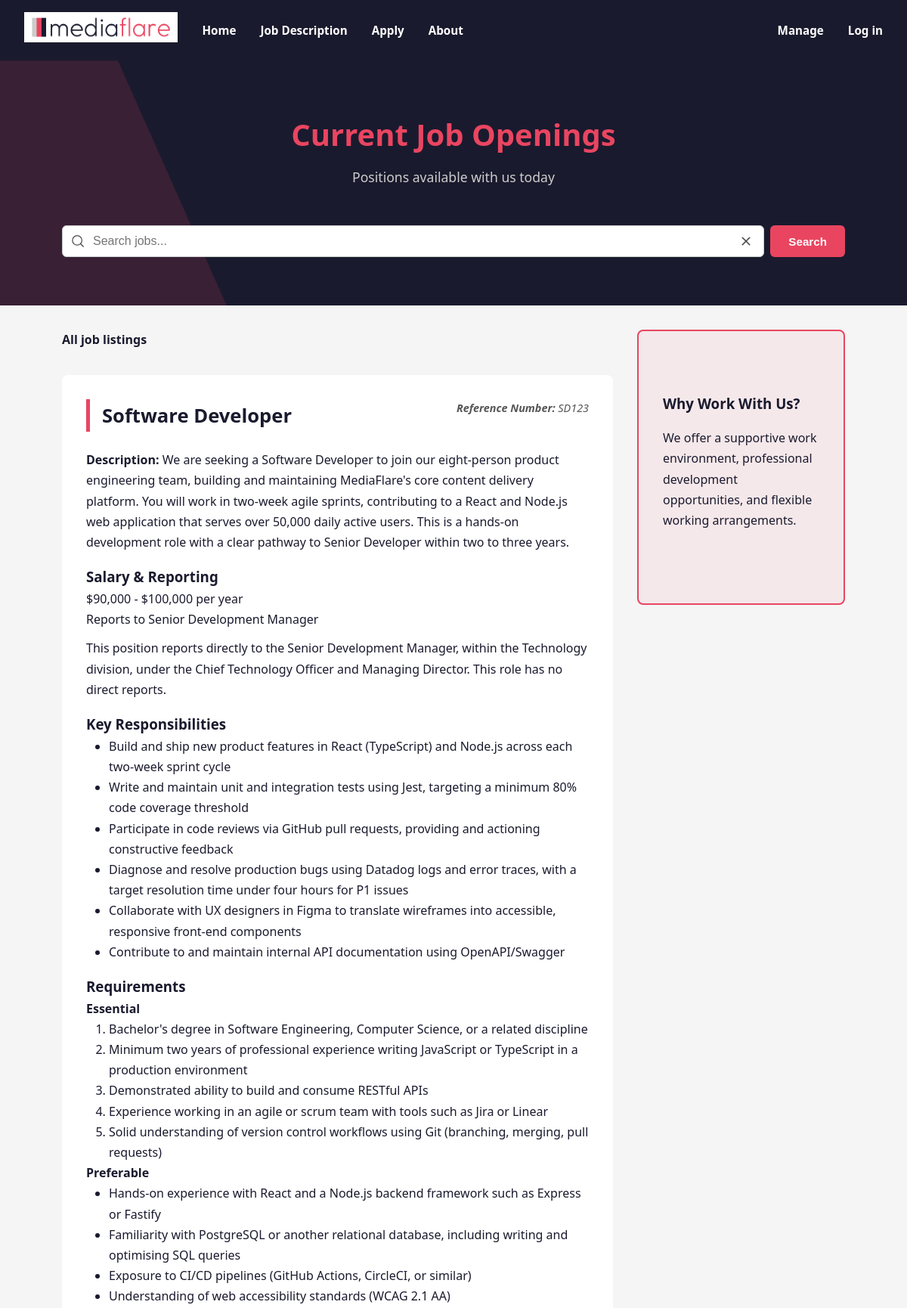
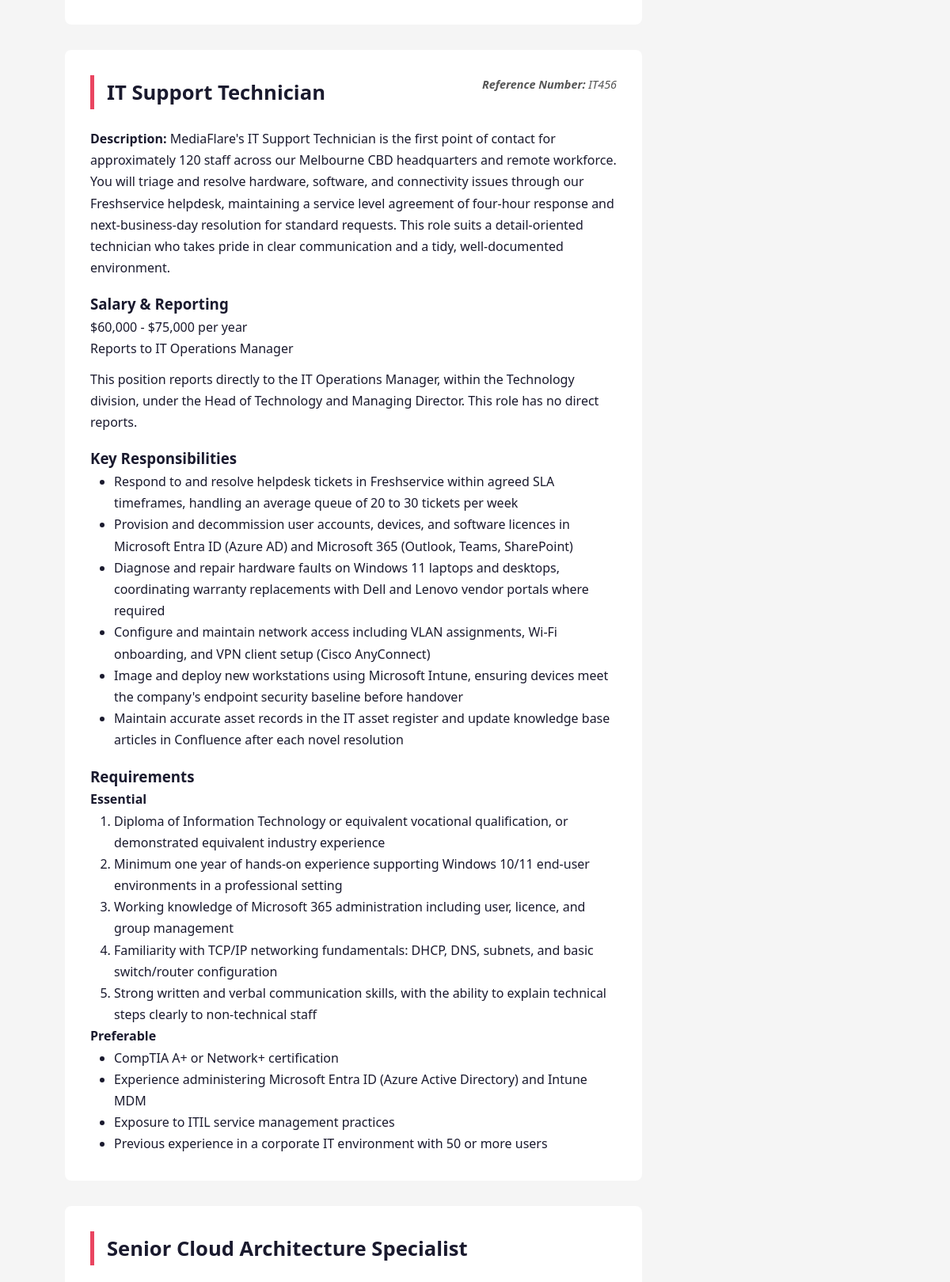
/jobs.php (upper part), run on the app's committed database (2 pictures, top to bottom).
### tables this page shows
CREATE TABLE `jobs` (
  `id` int(11) NOT NULL,
  `reference_number` varchar(10) NOT NULL,
  `title` varchar(100) NOT NULL,
  `description` text NOT NULL,
  `salary_min` int(11) NOT NULL,
  `salary_max` int(11) NOT NULL,
  `reports_to` varchar(100) NOT NULL,
  `reporting_line` text NOT NULL,
  `key_responsibilities` longtext NOT NULL CHECK (json_valid(`key_responsibilities`)),
  `requirements_essential` longtext NOT NULL CHECK (json_valid(`requirements_essential`)),
  `requirements_preferable` longtext NOT NULL CHECK (json_valid(`requirements_preferable`)),
  `job_area_id` int(11) DEFAULT NULL
);

### jobs.php (the view, shortened to what this page needs)
<?php
include "header.inc";
?>
    <?php include "nav.inc"; ?>
    <header class="jobs-hero">
        <div class="hero-shape" aria-hidden="true"></div>
        <h1 id="jobs-page-title">Current Job Openings</h1>
        <p>Positions available with us today</p>
        <div>
            <form id="jobs-search-form" action="jobs.php#jobs-content" method="GET">
                <div class="search-wrapper">
                    <input type="text" name="search_query" value="<?php echo htmlspecialchars($_GET['search_query'] ?? '') ?>" placeholder="Search jobs..." aria-label="Search jobs">
                    <a<?php
                    if (trim($_GET['search_query'] ?? '') !== '') {
                        echo ' href="jobs.php#jobs-page-title"';
                    }
                    ?> class="clear-search-wrapper">
                        <img class="clear-search-icon" title="Clear search" src="images/crossIcon.svg" alt="Clear search">
                    </a>
                </div>
                <button type="submit">Search</button>
            </form>
        </div>
    </header>
    <main id="jobs-main" aria-label="Job listings">
        <aside id="jobs-sidebar" aria-label="Why work with us">
            <section id="jobs-aside" class="jobs-section-container">
                <h2 style="margin: 1rem 0; font-size: 1.17em;">Why Work With Us?</h2>
                <p>We offer a supportive work environment, professional development opportunities, and flexible
                    working
                    arrangements.</p>
            </section>
        </aside>
        <div id="jobs-content">
            <?php
            require_once 'settings.php';
            function highlight(string $text, string $search) {
                if ($search == '') return $text;
                return preg_replace(
                    '/(' . preg_quote($search, '/') . ')/i',
                    '<mark>$1</mark>',
                    $text);
            }
            $conn = mysqli_connect($host, $username, $password, $dbname);
            if (!$conn) {
                die("Connection failed: " . mysqli_connect_error());
            } else {
                $search = trim($_GET['search_query'] ?? '');
                $sanitised_search = mysqli_real_escape_string($conn, $search);
                if ($search != '') {
                    $search_for = "%$sanitised_search%";
                    $stmt = mysqli_prepare($conn, "
                    SELECT * FROM jobs WHERE (
                    title LIKE ?
                    OR description LIKE ?
                    OR reference_number LIKE ?
                    OR JSON_SEARCH(LOWER(key_responsibilities), 'one', LOWER(?)) IS NOT NULL
                    OR JSON_SEARCH(LOWER(requirements_essential), 'one', LOWER(?)) IS NOT NULL
                    OR JSON_SEARCH(LOWER(requirements_preferable), 'one', LOWER(?)) IS NOT NULL
                    )");
                    mysqli_stmt_bind_param($stmt, "ssssss", $search_for, $search_for, $search_for, $search_for, $search_for, $search_for);
                    mysqli_stmt_execute($stmt);
                    $result = mysqli_stmt_get_result($stmt);
                } else {
                    $result = mysqli_query($conn, "SELECT * FROM jobs");
                }
                if ($search != '' && mysqli_num_rows($result) > 0) {
                    if (mysqli_num_rows($result) == 1) {
                        echo "<p style='margin-bottom: 2rem;'><strong>Showing 1 search result for '<em>" . htmlspecialchars($search) . "</em>'</strong></p>";
                    } else {
                    echo "<p style='margin-bottom: 2rem;'><strong>Showing " . mysqli_num_rows($result) . " search results for '<em>" . htmlspecialchars($search) . "</em>'</strong></p>";
                    }
                } elseif ($search != '' && mysqli_num_rows($result) == 0) {
                    echo "<p style='margin-bottom: 2rem;'><strong>No search results found for '<em>" . htmlspecialchars($search) . "</em>'</strong></p>";
                } elseif ($search == '' && mysqli_num_rows($result) > 0) {
                    echo "<p style='margin-bottom: 2rem;'><strong>All job listings</strong></p>";
                }
                if ($result && mysqli_num_rows($result) > 0) {
                    while ($row = mysqli_fetch_assoc($result)) {
                        $refnum      = highlight(htmlspecialchars($row['reference_number']), htmlspecialchars($search));
                        $title       = highlight(htmlspecialchars($row['title']), htmlspecialchars($search));
                        $description = highlight(htmlspecialchars($row['description']), htmlspecialchars($search));
                        $salary_min  = htmlspecialchars($row['salary_min']);
                        $salary_max  = htmlspecialchars($row['salary_max']);
                        $reports_to  = highlight(htmlspecialchars($row['reports_to']), htmlspecialchars($search));
                        $reporting_line = highlight(htmlspecialchars($row['reporting_line']), htmlspecialchars($search));
                        $key_responsibilities  = json_decode($row['key_responsibilities'], true);
                        $requirements_essential   = json_decode($row['requirements_essential'], true);
                        $requirements_preferable  = json_decode($row['requirements_preferable'], true);
                        echo "<section class='jobs-section-container' aria-labelledby='job1-$refnum'>";
                        echo "<header class='job-header'>";
                        echo "<h2 class='section-title' id='job1-$refnum'>$title</h2>";
                        echo "<p class='jobs-reference-number'><strong>Reference Number: </strong> <span>$refnum</span></p>";
                        echo "</header>";
                        echo "<p><strong>Description:</strong> $description</p>";
                        echo "<h3>Salary & Reporting</h3>
                                    <p>$" . number_format($salary_min, 0) . " - $" . number_format($salary_max, 0) . " per year</p>
                                    <p style=\"margin-bottom: 0.7rem;\"> Reports to $reports_to</p>
                                    <p>$reporting_line</p>";
                        echo "<h3>Key Responsibilities</h3>";
                        echo "<ul>";
                        foreach ($key_responsibilities as $responsibility) {
                            echo "<li>" . highlight(htmlspecialchars($responsibility), htmlspecialchars($search)) . "</li>";
                        }
                        echo "</ul>";
                        echo "<h3>Requirements</h3>
                                <h4>Essential</h4>
                                <ol>";
                        foreach ($requirements_essential as $requirement) {
                            echo "<li>" . highlight(htmlspecialchars($requirement), htmlspecialchars($search)) . "</li>";
                        }
                        echo "</ol>";
                        echo "<h4>Preferable</h4>";
                        echo "<ul>";
                        foreach ($requirements_preferable as $requirement) {
                            echo "<li>" . highlight(htmlspecialchars($requirement), htmlspecialchars($search)) . "</li>";
                        }
                        echo "</ul>";
                        echo "</section>";
                    }
                } else {
                    if ($search != '') {
                        echo "<p>No job listings found matching your search for '<strong>" . htmlspecialchars($search) . "</strong>'.</p>";
                    } else {
                        echo "<p>No job listings available at the moment. Please check back later.</p>";
                    }
                }
            }
            ?>
        </div>
    </main>
<?php include "footer.inc"; ?>

### styles/style.css (style rules this page uses)
* { margin: 0; padding: 0; box-sizing: border-box; }
body { font-family: 'Segoe UI', sans-serif; background-color: #f5f5f5; color: #1a1a2e; line-height: 1.7; }
.section-title { font-size: 1.6rem; color: #1a1a2e; border-left: 5px solid #e94560; padding-left: 1rem; margin-bottom: 1.5rem; }
#jobs-aside { background-color: transparent; }
.jobs-hero { background-color: #1a1a2e; color: #ffffff; padding: 4rem 2rem; text-align: center; overflow: hidden; position: relative; }
.hero-shape { position: absolute; top: 0; left: 0; width: 300px; height: 100%; background-color: #e94560; clip-path: polygon(52% 0%, 0% 0%, 0% 100%, 100% 100%); opacity: 0.15; transform: translateX(-100%); animation: shapeSlide 0.8s cubic-bezier(0.2, 1, 0.3, 1) forwards; animation-delay: 0.5s; }
#jobs-page-title, #home-page-title { opacity: 0; transform: translateY(30px); animation: titleReveal 0.9s cubic-bezier(0.2, 1, 0.3, 1) forwards; animation-delay: 0.2s; }
.jobs-hero h1 { font-size: 2.5rem; color: #e94560; margin-bottom: 0.5rem; position: relative; }
.jobs-hero p { font-size: 1.1rem; color: #cccccc; position: relative; }
#jobs-main { max-width: 1100px; margin: auto; overflow: hidden; }
#jobs-content { margin-right: calc(25% + 2rem); padding: 2rem; }
.jobs-section-container { margin-bottom: 2rem; padding: 2rem; background-color: #ffffff; border-radius: 8px; }
.jobs-section-container h3 { margin-top: 1rem; }
.job-header { display: flex; justify-content: space-between; align-items: flex-start; flex-wrap: wrap; }
.job-header h2 { margin-right: 2rem; }
.jobs-reference-number { text-align: right; font-style: italic; color: #555555; font-size: 0.9em; }
#jobs-content section ul { list-style-type: disc; margin-left: 30px; }
#jobs-content section ol { margin-left: 30px; }
#jobs-search-form { display: flex; gap: 0.5rem; margin-top: 3rem; max-width: 1100px; margin-left: auto; margin-right: auto; padding: 0 2rem; }
.search-wrapper { flex: 1; position: relative; }
#jobs-search-form input[type="text"] { width: 100%; padding: 0.7rem 0.85rem 0.7rem 2.5rem; border: 1.5px solid #ccc; border-radius: 6px; font-size: 1rem; color: #1a1a2e; text-overflow: ellipsis; }
#jobs-search-form button { padding: 0.75rem 1.5rem; border: none; border-radius: 6px; font-size: 0.95rem; font-weight: 700; cursor: pointer; transition: transform 0.15s ease; background-color: #e94560; color: #ffffff; }
.clear-search-wrapper { position: absolute; right: 0.9rem; top: 50%; transform: translateY(-50%); width: 20px; height: 20px; display: inline-flex; align-items: center; justify-content: center; cursor: pointer; }
.clear-search-wrapper::before { content: ''; position: absolute; top: 50%; left: 50%; transform: translate(-50%, -50%) scale(0); width: 32px; height: 32px; background-color: rgba(0, 0, 0, 0.15); border-radius: 50%; transition: transform 0.15s ease; }
.clear-search-icon { width: 18px; height: 18px; opacity: 0.7; transition: opacity 0.15s ease; position: relative; }

### jobs.php (style rules this page uses)
#jobs-sidebar { float: right; width: 25%; margin: 2rem 0 2rem 2rem; padding: 2rem 0; margin-right: 2rem; border: 2px solid #e94560; border-radius: 8px; background-color: #e9456013; }

### data on the page
jobs: title "Software Developer", reference_number "SD123", description "We are seeking a Software Developer to join our eight-person product engineering team, building and maintaining MediaFlare's core content delivery platform. You will work in two-week agile sprints, contributing to a React and Node.js web application that serves over 50,000 daily active users. This is a hands-on development role with a clear pathway to Senior Developer within two to three years.", salary_min "90,000", salary_max "100,000", reports_to "Senior Development Manager", reporting_line "This position reports directly to the Senior Development Manager, within the Technology division, under the Chief Technology Officer and Managing Director. This role has no direct reports.", key_responsibilities "Build and ship new product features in React (TypeScript) and Node.js across each two-week sprint cycle", key_responsibilities "Write and maintain unit and integration tests using Jest, targeting a minimum 80% code coverage threshold", key_responsibilities "Participate in code reviews via GitHub pull requests, providing and actioning constructive feedback", key_responsibilities "Diagnose and resolve production bugs using Datadog logs and error traces, with a target resolution time under four hours for P1 issues", key_responsibilities "Collaborate with UX designers in Figma to translate wireframes into accessible, responsive front-end components", key_responsibilities "Contribute to and maintain internal API documentation using OpenAPI/Swagger", requirements_essential "Bachelor's degree in Software Engineering, Computer Science, or a related discipline", requirements_essential "Minimum two years of professional experience writing JavaScript or TypeScript in a production environment", requirements_essential "Demonstrated ability to build and consume RESTful APIs", requirements_essential "Experience working in an agile or scrum team with tools such as Jira or Linear", requirements_essential "Solid understanding of version control workflows using Git (branching, merging, pull requests)", requirements_preferable "Hands-on experience with React and a Node.js backend framework such as Express or Fastify", requirements_preferable "Familiarity with PostgreSQL or another relational database, including writing and optimising SQL queries", requirements_preferable "Exposure to CI/CD pipelines (GitHub Actions, CircleCI, or similar)", requirements_preferable "Understanding of web accessibility standards (WCAG 2.1 AA)"
jobs: title "IT Support Technician", reference_number "IT456", description "MediaFlare's IT Support Technician is the first point of contact for approximately 120 staff across our Melbourne CBD headquarters and remote workforce. You will triage and resolve hardware, software, and connectivity issues through our Freshservice helpdesk, maintaining a service level agreement of four-hour response and next-business-day resolution for standard requests. This role suits a detail-oriented technician who takes pride in clear communication and a tidy, well-documented environment.", salary_min "60,000", salary_max "75,000", reports_to "IT Operations Manager", reporting_line "This position reports directly to the IT Operations Manager, within the Technology division, under the Head of Technology and Managing Director. This role has no direct reports.", key_responsibilities "Respond to and resolve helpdesk tickets in Freshservice within agreed SLA timeframes, handling an average queue of 20 to 30 tickets per week", key_responsibilities "Provision and decommission user accounts, devices, and software licences in Microsoft Entra ID (Azure AD) and Microsoft 365 (Outlook, Teams, SharePoint)", key_responsibilities "Diagnose and repair hardware faults on Windows 11 laptops and desktops, coordinating warranty replacements with Dell and Lenovo vendor portals where required", key_responsibilities "Configure and maintain network access including VLAN assignments, Wi-Fi onboarding, and VPN client setup (Cisco AnyConnect)", key_responsibilities "Image and deploy new workstations using Microsoft Intune, ensuring devices meet the company's endpoint security baseline before handover", key_responsibilities "Maintain accurate asset records in the IT asset register and update knowledge base articles in Confluence after each novel resolution", requirements_essential "Diploma of Information Technology or equivalent vocational qualification, or demonstrated equivalent industry experience", requirements_essential "Minimum one year of hands-on experience supporting Windows 10/11 end-user environments in a professional setting", requirements_essential "Working knowledge of Microsoft 365 administration including user, licence, and group management", requirements_essential "Familiarity with TCP/IP networking fundamentals: DHCP, DNS, subnets, and basic switch/router configuration", requirements_essential "Strong written and verbal communication skills, with the ability to explain technical steps clearly to non-technical staff", requirements_preferable "CompTIA A+ or Network+ certification", requirements_preferable "Experience administering Microsoft Entra ID (Azure Active Directory) and Intune MDM", requirements_preferable "Exposure to ITIL service management practices", requirements_preferable "Previous experience in a corporate IT environment with 50 or more users"
jobs: title "Senior Cloud Architecture Specialist"
